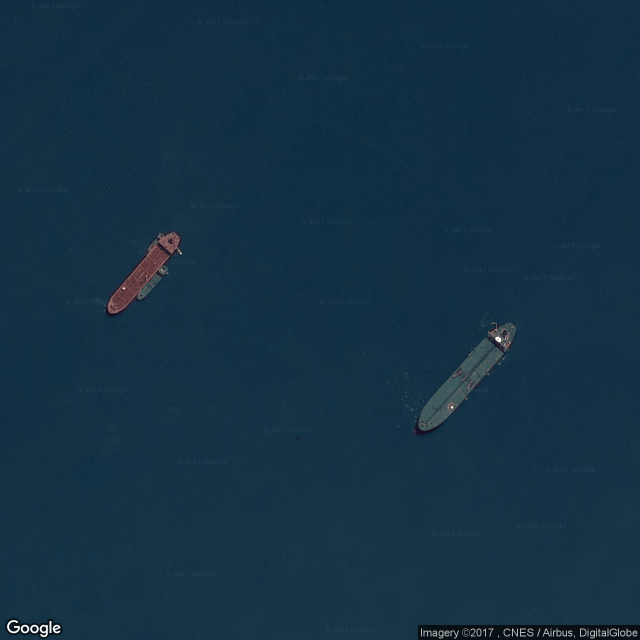
#> input picture 1.251_103.91/satellite.png, 1280 x 1280 px, found by its file name (shown at 1/2 size)
$ python main.py   (older library calls are emulated)
#> lines starting #> are read from the running program, lines starting #| are printed output that depends on the picture
import urllib
import cv2
from config import *
import argparse
import pySaliencyMap
import numpy as np
import time
import os
import math
from geopy.distance import vincenty

def arg_parse():
    parser = argparse.ArgumentParser()
    parser.add_argument("-lo", "--longtitude", help="longtitude", type=float)
    parser.add_argument("-la", "--latitude", help="latitude", type=float)
    parser.add_argument("-z", "--zoom", help="zoom scale, default 18", type=int, default=18)
    parser.add_argument("-m", "--mode", help="binary converting mode, 1: kmean, 2: saliency, 3: combine", type=int, choices=xrange(1, 4))
    args = parser.parse_args()
    return args

def downloadImage(longtitude, latitude, zoom_scale, key):
#> called with zoom_scale = 18, key = 'AIzaSyBrcnrv5EHFZYw5bGzI0LyEURk3Z-z1Ztw'
    try:
        print("Downloading...")
        DIR = os.path.join("static","{}_{}".format(longtitude, latitude))
        if not os.path.exists(DIR):
            os.mkdir(DIR)
        # os.chdir(DIR)
        satellite_file=os.path.join(DIR,"satellite.png")
        mask_file=os.path.join(DIR,"mask.png")
        urllib.urlretrieve(SATELLITE_DOWNLOAD_URL.format(longtitude,latitude, zoom_scale, key), satellite_file)
#> (this line was passed over: the network is not available in this run)
        urllib.urlretrieve(MASK_DOWNLOAD_URL.format(longtitude,latitude, zoom_scale, key), mask_file)
#> (this line was passed over: the network is not available in this run)
    except:
        print("Failed!")
        return None
    else:
        print("Successful!")
        return satellite_file, mask_file, DIR

# [11 lines left out: function toBinarySaliency, not called in this run]

def brightness(rgb):
    return rgb[0]*0.299 + rgb[1]*0.587 + rgb[2]*0.114

# [43 lines left out: functions toBinaryKmean, toBinaryCombine, not called in this run]

def extractWater(satellite, mask):
    satellite=satellite[:-50,:]
    origin_image =satellite.copy()
    mask=mask[:-50,:]

    mask[mask>0]=255
    inv_mask=255-mask
    inv_mask=inv_mask.astype('bool')
    mean=np.mean(satellite[inv_mask],axis=0)

    bool_mask = mask.astype('bool')
    satellite[bool_mask] = mean
    # cv2.imwrite("satellite_0_water_remove.jpg", satellite)
    return satellite, origin_image

# [72 lines left out: functions detectContour, crop_minAreaRect, not called in this run]

def main():
    args = arg_parse()
    save_files = downloadImage(args.longtitude, args.latitude, args.zoom, KEY)
    if save_files is None:
        print("download error")
        return False
    satellite = cv2.imread(save_files[0])
#> satellite is the input picture: shape (1280, 1280, 3); mean B, G, R 68.3, 49, 20.5
    center = (satellite.shape[0]/2,satellite.shape[1]/2)
#> center = (640, 640)
    mask = cv2.imread(save_files[1],0)
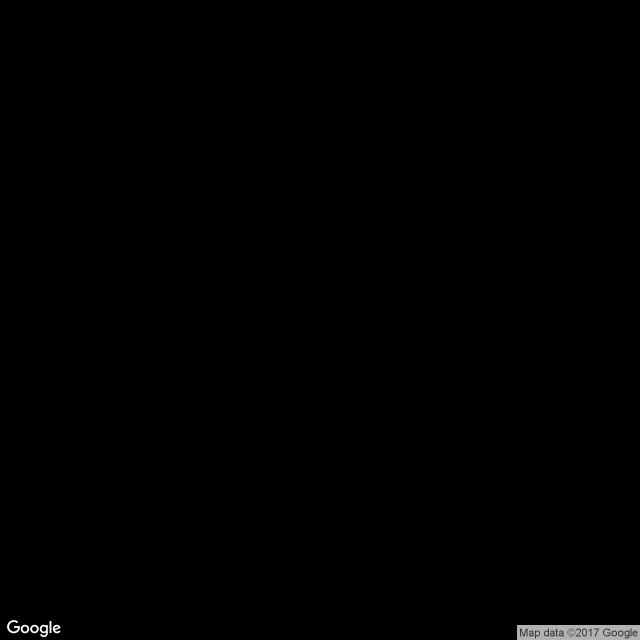
#> input picture 1.251_103.91/mask.png, 1280 x 1280 px, found by its file name (shown at 1/2 size)
#> mask is the input picture: shape (1280, 1280); min 0, max 254, mean 0.9

    print("Water extracting...\n")
    extracted_water, origin_image = extractWater(satellite, mask)
#> in extractWater, `satellite=satellite[:-50,:]`:
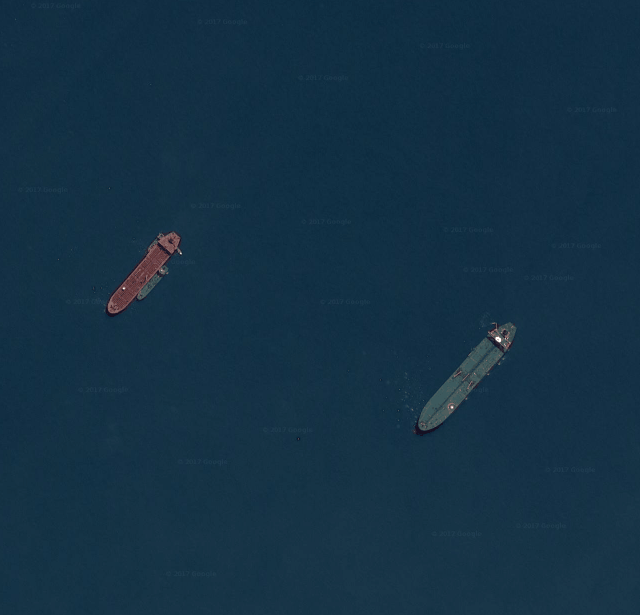
#> satellite: shape (1230, 1280, 3) (shown at 1/2 size); mean of channels 0, 1, 2 68.4, 48.9, 20.2; drawn as B, G, R
#> in extractWater, `mask=mask[:-50,:]`: mask: shape (1230, 1280); every value is 0
#> in extractWater, `inv_mask=255-mask`: inv_mask: shape (1230, 1280); every value is 255
#> in extractWater, `inv_mask=inv_mask.astype('bool')`: inv_mask: shape (1230, 1280) bool; every value is 1
#> in extractWater, `mean=np.mean(satellite[inv_mask],axis=0)`: mean = [68.39, 48.87, 20.17]
    # os.remove(save_files[0])
    # os.remove(save_files[1])

    print("Binarizing image...\n")
    binary_img = np.zeros(extracted_water.shape[:2])
    if args.mode == 1:
        binary_img = toBinaryKmean(extracted_water, mask)
    elif args.mode == 2:
        binary_img = toBinarySaliency(extracted_water, mask)
    elif args.mode == 3:
        binary_img = toBinaryCombine(extracted_water, mask)
    binary_img = binary_img.astype(np.uint8)

    print("Detecting object...\n")
#> (the run stopped early here; a loop or call above may not have finished)
